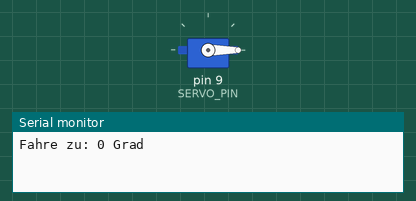
Simulated run of this sketch. Board: Arduino Uno, built with avr-gcc and run on an emulated ATmega328P. On the bench: servo, the last lines printed to the serial monitor.

Above: at 0.05 s.
At 1.55 s:
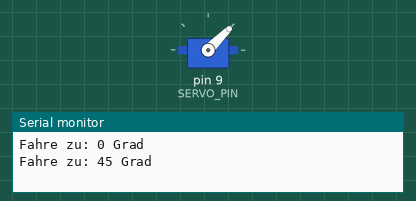
At 3.05 s:
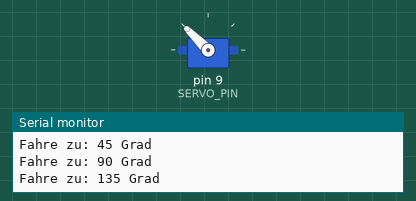
At 6.0 s:
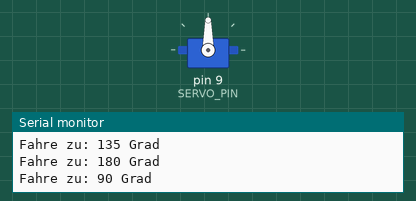
Timing chart, 0 to 7.8 s (numbered marks = the images above):
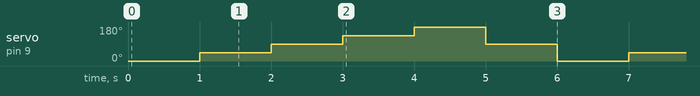

The sketch:

servo_winkel.ino
```cpp
/*
 * Projekt 29: Servo auf bestimmte Winkel
 * Servo fährt nacheinander verschiedene vorprogrammierte Winkel an.
 *
 * Schaltung:
 * - Servo Signal an Pin 9
 * - VCC an 5V, GND an GND
 */

#include <Servo.h>

Servo meinServo;
const int SERVO_PIN = 9;

int winkel[] = {0, 45, 90, 135, 180, 90};
int anzahlWinkel = 6;

void setup() {
  meinServo.attach(SERVO_PIN);
  Serial.begin(9600);
}

void loop() {
  for (int i = 0; i < anzahlWinkel; i++) {
    Serial.print("Fahre zu: ");
    Serial.print(winkel[i]);
    Serial.println(" Grad");

    meinServo.write(winkel[i]);
    delay(1000);
  }
}
```

Measured:
- by itself, servo on pin 9 (SERVO_PIN): repeats every 6.0 s: 90° 1.0 s, 135° 1.0 s, 180° 1.0 s, 90° 1.0 s, 0° 1.0 s, 45° 1.0 s
